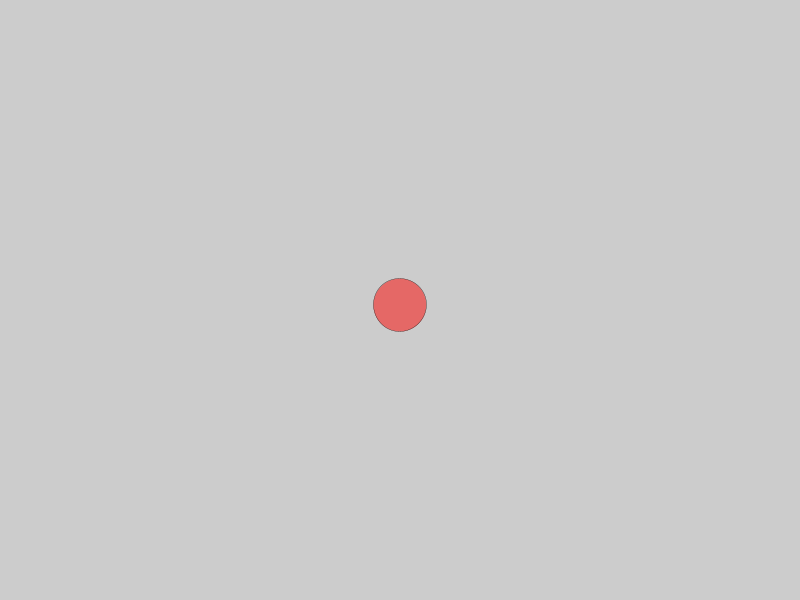
Frame 1 (no input)
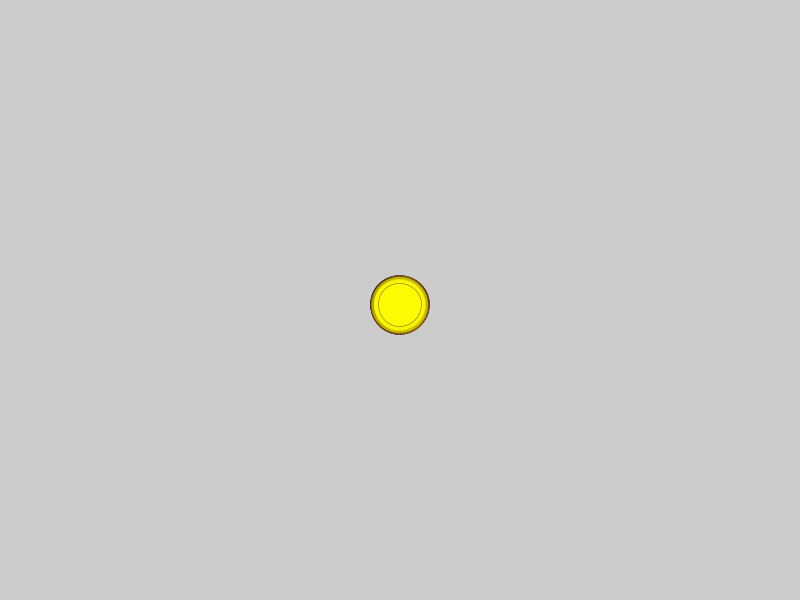
Frame 60 (the mouse pressed at the canvas centre just before this capture)
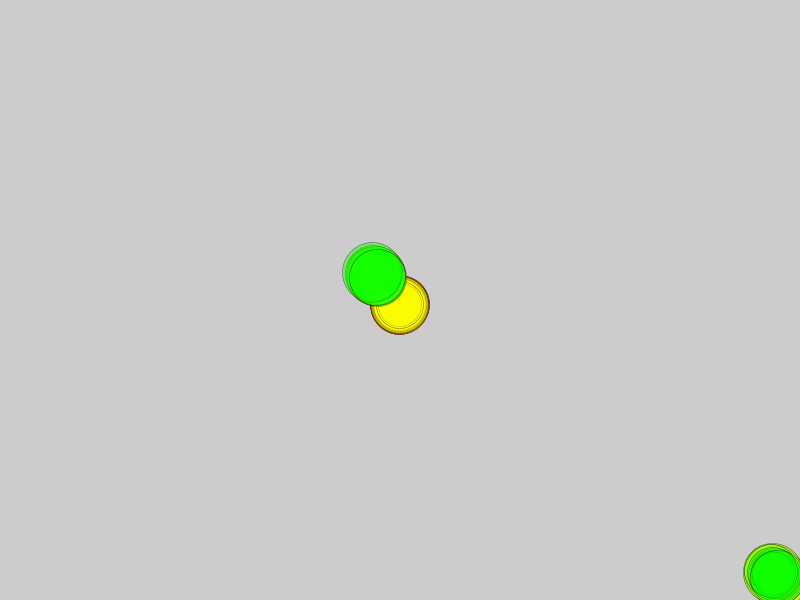
Frame 120 (the mouse held since frame 60 and released just before this capture)

The Processing sketch that drew these frames (run headless with seeded random() and noise(); from frame 60 on, the mouse is pressed at the canvas centre):

// Processing sketch: pvector_mouse_wander
// ── pvector_mouse_wander.pde
PVector loc, vel, acc;
//float sz = random(40,60);
void setup() {
  size(800, 600);
  loc= new PVector(width/2, height/2);
  vel= PVector.random2D();
  acc= new PVector();
  vel.mult(5);
  strokeWeight(0.3);
  colorMode(HSB,360, 100,100,100); 
}

void draw() {
  vel.add(acc);
  loc.add(vel);
 vel.set(mouseX,mouseY);
 float sz = random(40,60);
 fill(frameCount%360,100,100,50);
  ellipse(loc.x, loc.y, sz, sz);

  if (loc.x-sz/2>width ) {
    loc.x= -sz/2;
  }
  if (loc.x +sz/2<0) {
    loc.x= width + sz/2;
  }

  if (loc.y-sz/2 > height) {
    loc.y = -sz/2;
  }
  if (loc.y+sz/2 < 0) {
    loc.y = height + sz/2;
  }
}
